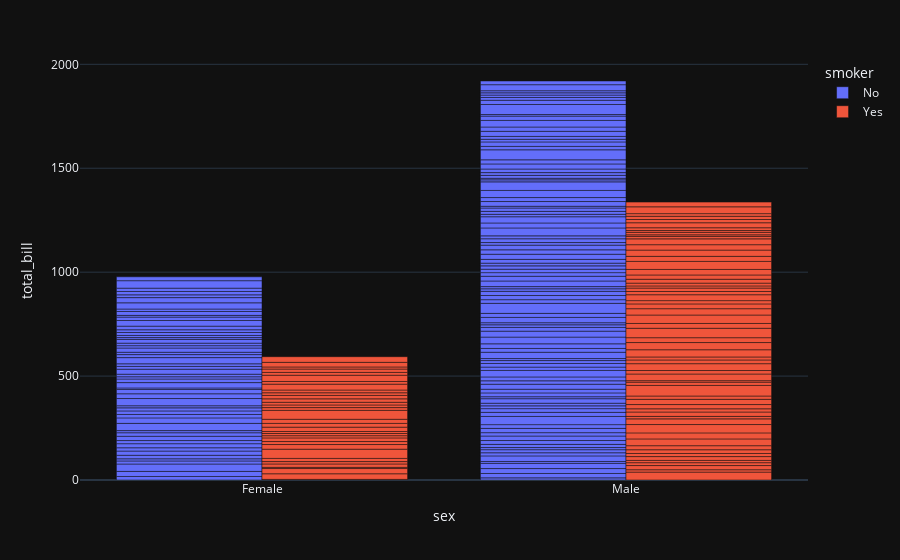

Notebook code for this chart:
### Code cell
px.bar(df_tips, x='sex', y='total_bill', color='smoker', barmode='group')

### Figure 1 — Plotly figure (JSON) as saved in the notebook; plotly's stock layout.template omitted (floating-point values rounded to 4 significant figures; data arrays with more than 128 entries replaced by an {"elided": "..."} marker saying what was removed)
{"data": [{"alignmentgroup": "True", "hovertemplate": "smoker=No<br>sex=%{x}<br>total_bill=%{y}<extra></extra>", "legendgroup": "No", "marker": {"color": "#636efa", "pattern": {"shape": ""}}, "name": "No", "offsetgroup": "No", "orientation": "v", "showlegend": true, "textposition": "auto", "x": {"elided": "151 str values"}, "xaxis": "x", "y": {"elided": "151 float values"}, "yaxis": "y", "type": "bar"}, {"alignmentgroup": "True", "hovertemplate": "smoker=Yes<br>sex=%{x}<br>total_bill=%{y}<extra></extra>", "legendgroup": "Yes", "marker": {"color": "#EF553B", "pattern": {"shape": ""}}, "name": "Yes", "offsetgroup": "Yes", "orientation": "v", "showlegend": true, "textposition": "auto", "x": ["Male", "Male", "Male", "Male", "Male", "Male", "Female", "Male", "Female", "Female", "Male", "Male", "Male", "Male", "Female", "Female", "Male", "Male", "Male", "Male", "Female", "Female", "Female", "Female", "Male", "Male", "Male", "Female", "Male", "Female", "Female", "Female", "Male", "Male", "Male", "Male", "Male", "Male", "Male", "Male", "Female", "Male", "Male", "Male", "Male", "Male", "Male", "Female", "Male", "Female", "Male", "Male", "Female", "Male", "Male", "Male", "Male", "Female", "Female", "Male", "Male", "Female", "Female", "Female", "Male", "Female", "Male", "Male", "Male", "Female", "Male", "Male", "Female", "Female", "Female", "Male", "Male", "Male", "Female", "Male", "Female", "Male", "Male", "Female", "Female", "Female", "Male", "Male", "Male", "Male", "Male", "Female", "Male"], "xaxis": "x", "y": [38.01, 11.24, 20.29, 13.81, 11.02, 18.29, 3.07, 15.01, 26.86, 25.28, 17.92, 19.44, 32.68, 28.97, 5.75, 16.32, 40.17, 27.28, 12.03, 21.01, 11.35, 15.38, 44.3, 22.42, 15.36, 20.49, 25.21, 14.31, 16.0, 17.51, 10.59, 10.63, 50.81, 15.81, 7.25, 31.85, 16.82, 32.9, 17.89, 14.48, 9.6, 34.63, 34.65, 23.33, 45.35, 23.17, 40.55, 20.9, 30.46, 18.15, 23.1, 15.69, 19.81, 28.44, 15.48, 16.58, 10.34, 43.11, 13.0, 13.51, 18.71, 12.74, 13.0, 16.4, 20.53, 16.47, 26.59, 38.73, 24.27, 12.76, 30.06, 25.89, 13.27, 28.17, 12.9, 28.15, 11.59, 7.74, 30.14, 12.16, 13.42, 8.58, 13.42, 16.27, 10.09, 22.12, 24.01, 15.69, 15.53, 12.6, 32.83, 27.18, 22.67], "yaxis": "y", "type": "bar"}], "layout": {"xaxis": {"anchor": "y", "domain": [0.0, 1.0], "title": {"text": "sex"}}, "yaxis": {"anchor": "x", "domain": [0.0, 1.0], "title": {"text": "total_bill"}}, "legend": {"title": {"text": "smoker"}, "tracegroupgap": 0}, "margin": {"t": 60}, "barmode": "group"}}
